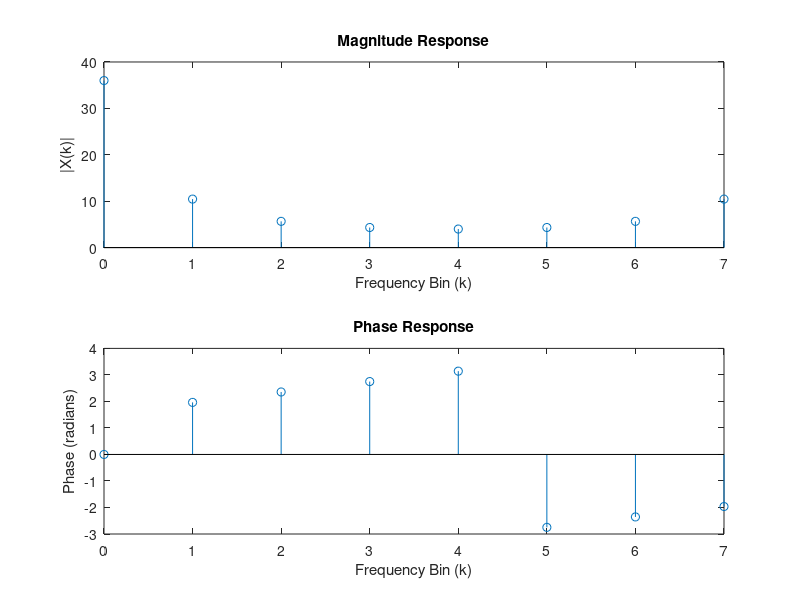

The MATLAB script that drew this image:
x = [1, 2, 3, 4, 5, 6, 7, 8];
N = 8; 
X = fft(x, N);
disp('The 8-point DFT is:');
disp(X);
t = 0:N-1; 
subplot(2,1,1);
stem(t, abs(X));
title('Magnitude Response');
xlabel('Frequency Bin (k)');
ylabel('|X(k)|');
subplot(2,1,2);
stem(t, angle(X));
title('Phase Response');
xlabel('Frequency Bin (k)');
ylabel('Phase (radians)'); 